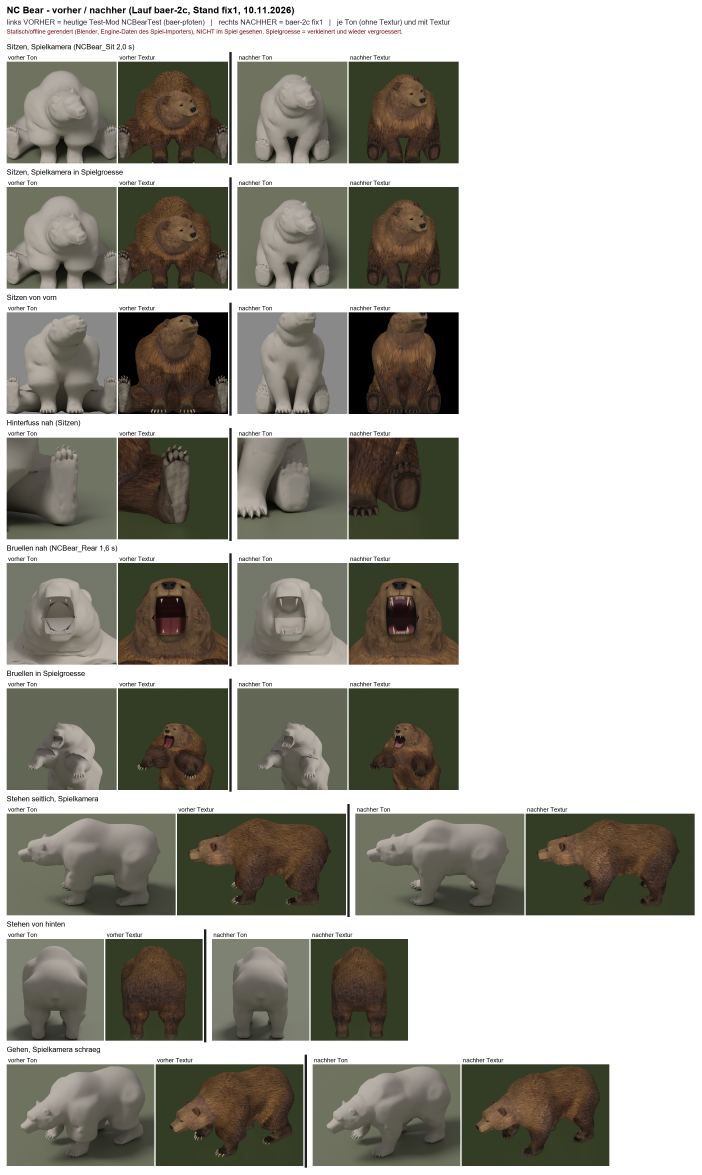
#> input picture spiel/2c_vorher_nachher.png, 2104 x 3524 px, given in place of KEVIN_zahnrad_offen_K1.png.png, which was not available (shown at 1/3 size)
$ python blatt.py .. ../KEVIN_zahnrad_offen_K1.png ../KEVIN_zahnrad_offen_K1.png 5
#> lines starting #> are read from the running program, lines starting #| are printed output that depends on the picture
import sys,os
from PIL import Image
A=sys.argv[1]; out=sys.argv[2]; names=sys.argv[3].split(","); cols=int(sys.argv[4]) if len(sys.argv)>4 else 4
ims=[Image.open(os.path.join(A,n+".png")).convert("RGB") for n in names]
w,h=ims[0].size; rows=(len(ims)+cols-1)//cols
#> after `w, h = ims[0].size`: w = 2104; h = 3524
#> after `rows = (len(ims) + cols - 1) // cols`: rows = 1
s=Image.new("RGB",(cols*w,rows*h))
#> s: PIL image 10520x3524 RGB; every value is 0
for i,im in enumerate(ims): s.paste(im,((i%cols)*w,(i//cols)*h))
#> this loop made 1 pass
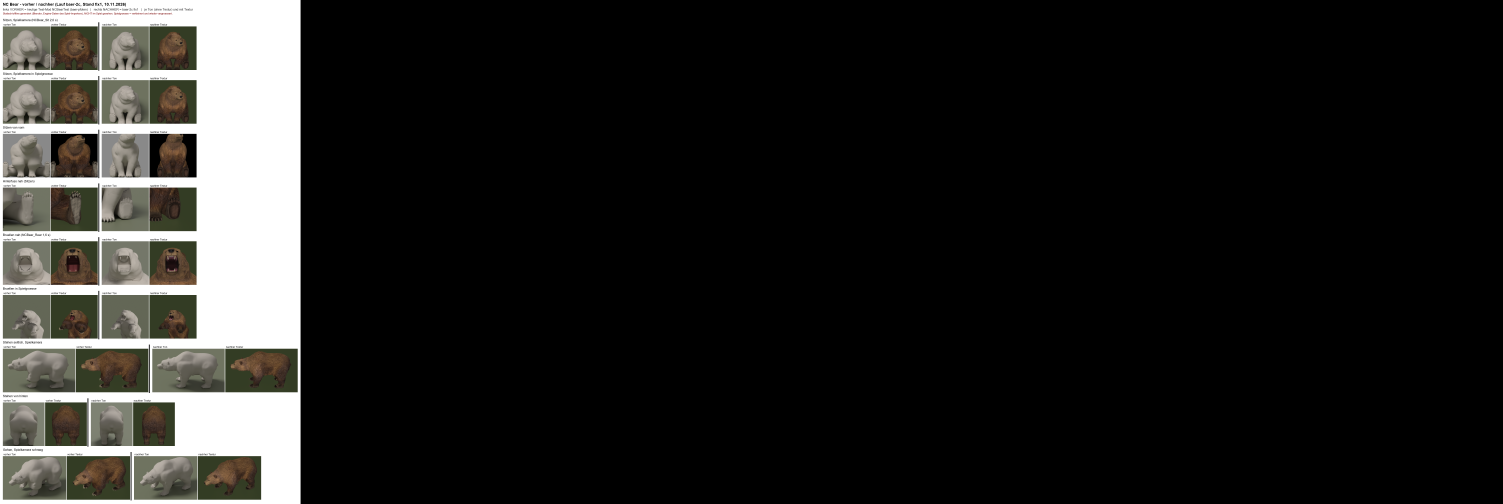
#> s: PIL image 10520x3524 RGB (shown at 1/7 size); mean R, G, B 33, 32.7, 31
s.save(out); print(out,s.size)
#| ../KEVIN_zahnrad_offen_K1.png (10520, 3524)

$ run again, on spiel/anim_sitzen_vergleich.png
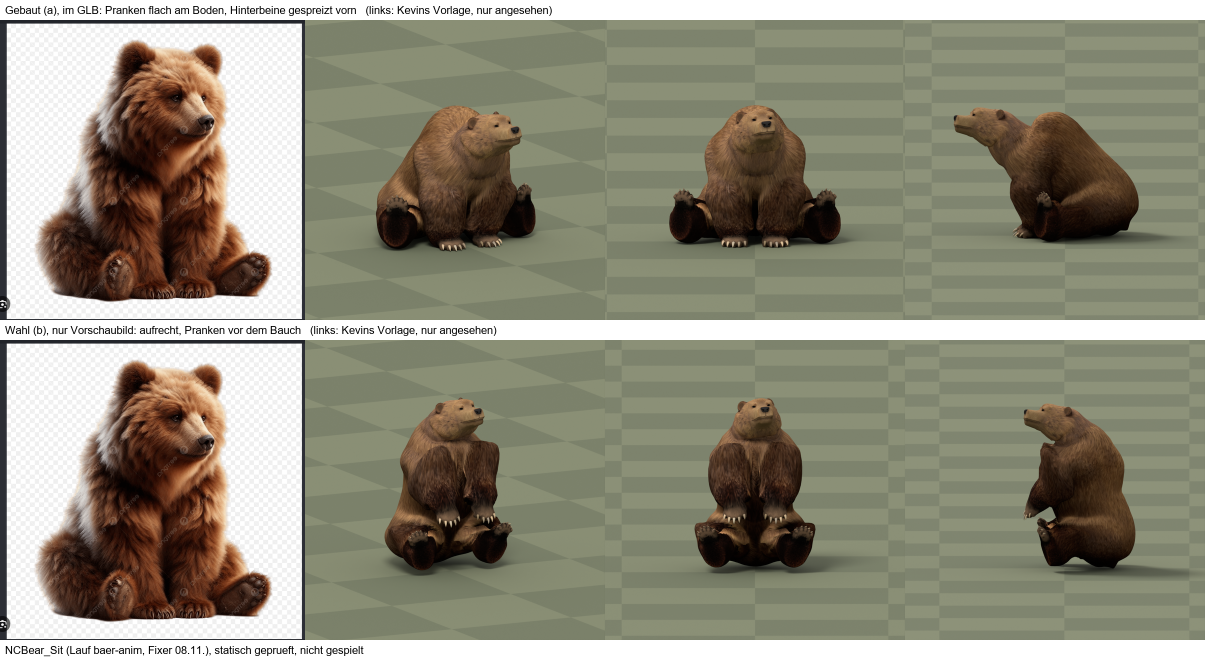
#> input picture spiel/anim_sitzen_vergleich.png, 2410 x 1320 px, given in place of anim_sitzen_vergleich.png.png, which was not available (shown at 1/2 size)
#> rows = 1
#> the loop `for i,im in enumerate(ims): s.paste(im,((i%cols)*w,(i//cols)*h))` made 1 pass
#> after the loop `for i,im in enumerate(ims): s.paste(im,((i%cols)*w,(i//cols)*h))`:
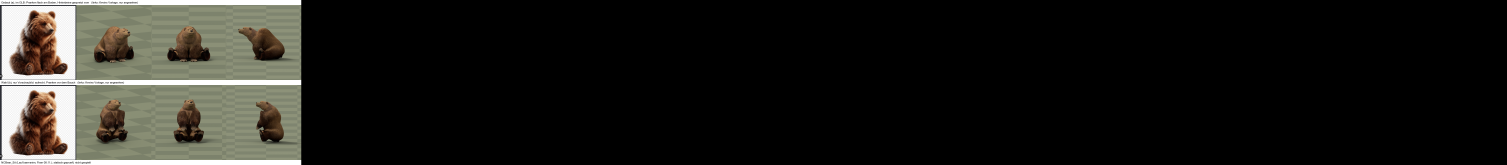
#> s: PIL image 12050x1320 RGB (shown at 1/8 size); mean R, G, B 28.8, 28.2, 24.8
#| ../anim_sitzen_vergleich.png (12050, 1320)

$ run again, on spiel/baby_entwurf.png
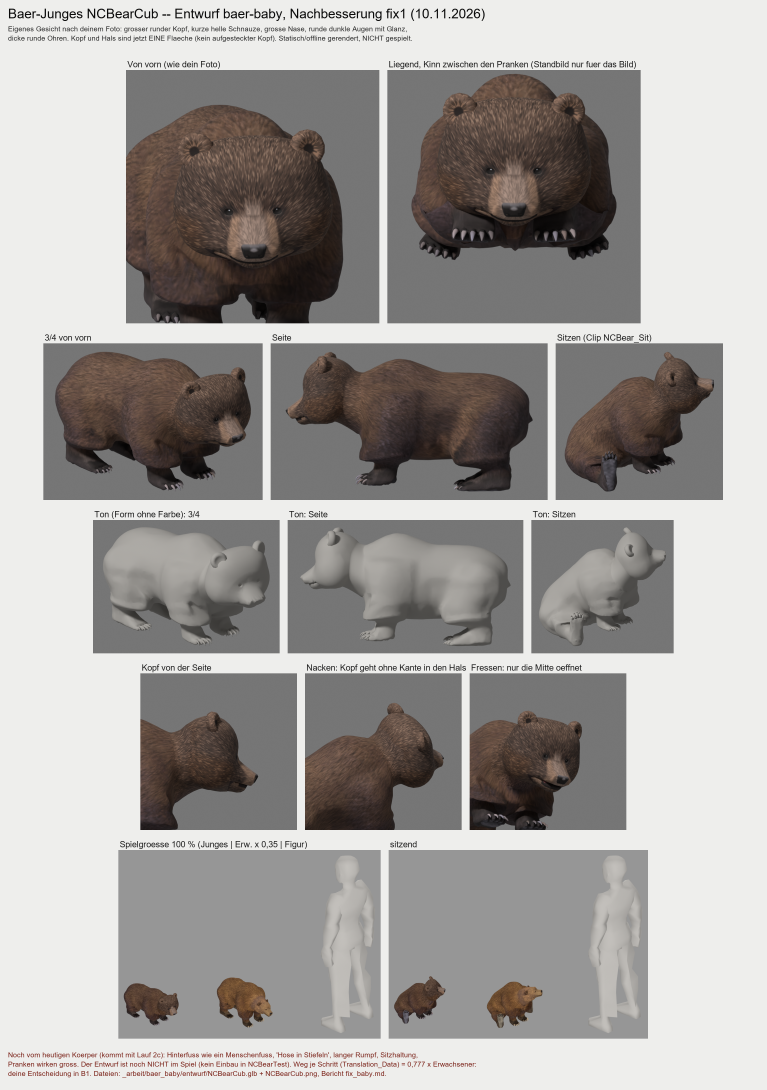
#> input picture spiel/baby_entwurf.png, 2300 x 3268 px, given in place of baby_entwurf.png.png, which was not available (shown at 1/3 size)
#> rows = 1
#> the loop `for i,im in enumerate(ims): s.paste(im,((i%cols)*w,(i//cols)*h))` made 1 pass
#> after the loop `for i,im in enumerate(ims): s.paste(im,((i%cols)*w,(i//cols)*h))`:
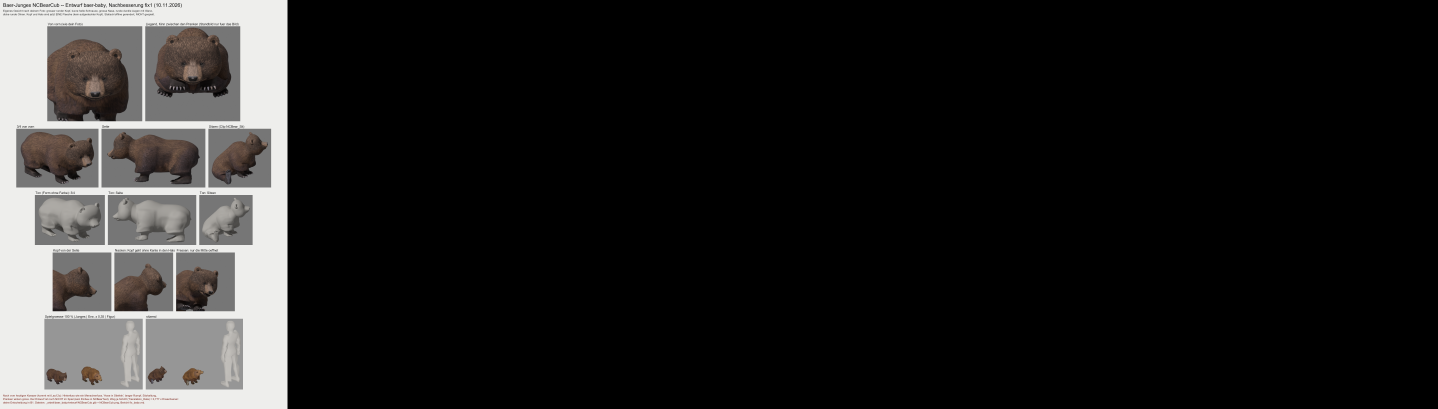
#> s: PIL image 11500x3268 RGB (shown at 1/8 size); mean R, G, B 32.8, 32.2, 31.7
#| ../baby_entwurf.png (11500, 3268)
